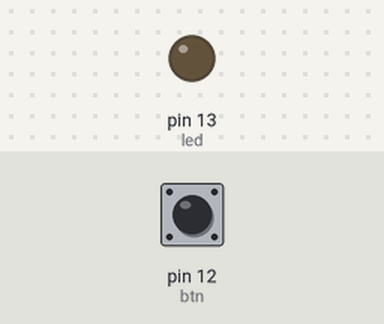
A sketch run on a simulated Arduino Uno, built with avr-gcc and run on an emulated ATmega328P. Parts: output pins drawn as LEDs (lit = HIGH). The inputs (shaded band) are chosen by the test bench; at power-on: pin 12 (btn) HIGH.

Above: at 1.2 s.
1.3 s: pin 12 (btn) pulled LOW for 0.15 s
At 1.37 s:
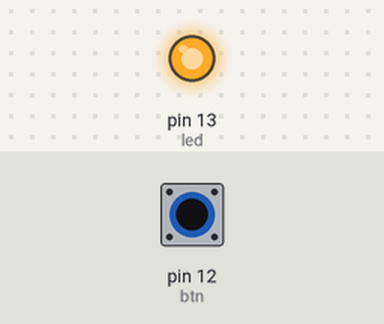
2.9 s: pin 12 (btn) pulled LOW for 3.2 s
At 7.4 s:
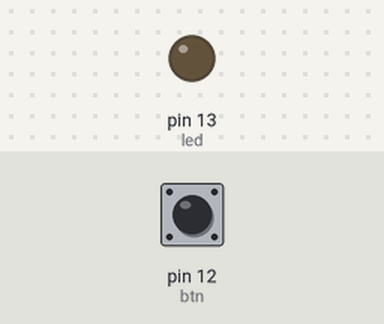
Timing chart, 0 to 8.9 s (numbered marks = the images above; inputs shaded):
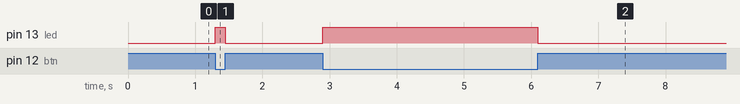

The sketch:

Codigo_9.ino
```cpp
#define led 13
#define btn 12
void setup() {
  pinMode(led, OUTPUT);
  pinMode(btn, INPUT);
  digitalWrite(led, OUTPUT);
}
void loop() {
  if (digitalRead(btn) == 0)
  {
    digitalWrite(led, HIGH);
  }
  else
  {
    digitalWrite(led, LOW);
  }

}
```

Measured:
- after the input at 1.3 s, pin 13 (led): LOW → HIGH at once, → LOW 0.15 s later
- after the input at 2.9 s, pin 13 (led): LOW → HIGH at once, → LOW 3.2 s later
